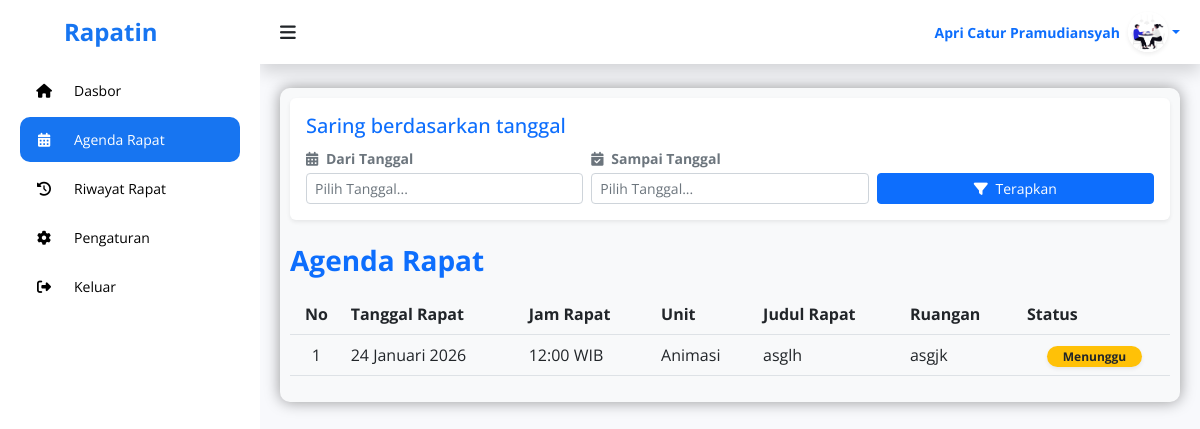
The app's page /peserta/agenda.php (signed in) with its own data.
### tables this page shows
CREATE TABLE `users` (
  `id_user` int NOT NULL,
  `nim` varchar(20) NOT NULL,
  `nama_lengkap` varchar(255) NOT NULL,
  `email` varchar(255) NOT NULL,
  `password` varchar(255) NOT NULL,
  `role` enum('Ketua','Peserta','Admin') NOT NULL,
  `unit_id` int DEFAULT NULL,
  `profile_pic` varchar(255) DEFAULT NULL
);

CREATE TABLE `agenda_rapat` (
  `id_rapat` int NOT NULL,
  `tanggal_rapat` date NOT NULL,
  `jam_rapat` time NOT NULL,
  `judul_rapat` varchar(255) NOT NULL,
  `ruang_rapat` varchar(100) DEFAULT NULL,
  `keterangan` text,
  `notulen_file` varchar(255) DEFAULT NULL,
  `id_unit` int NOT NULL,
  `id_pembuat` int NOT NULL,
  `status` enum('aktif','dibatalkan') DEFAULT 'aktif'
);

CREATE TABLE `unit` (
  `id_unit` int NOT NULL,
  `nama_unit` varchar(255) NOT NULL
);

### peserta/agenda.php (the view, shortened to what this page needs)
<?php
include '../php/koneksi.php';
$id_user = mysqli_real_escape_string($koneksi, $_SESSION['id_user']);
$now_datetime = date('Y-m-d H:i:s');
function tgl_indo($tanggal){
    $bulan = array (1 => 'Januari', 'Februari', 'Maret', 'April', 'Mei', 'Juni', 'Juli', 'Agustus', 'September', 'Oktober', 'November', 'Desember');
    $pecahkan = explode('-', $tanggal);
    return $pecahkan[2] . ' ' . $bulan[ (int)$pecahkan[1] ] . ' ' . $pecahkan[0];
}
$id_user_login = $_SESSION['id_user'];
$sql_user_info = "SELECT nama_lengkap, profile_pic FROM users WHERE id_user = '$id_user_login'";
$q_user_info = mysqli_query($koneksi, $sql_user_info);
$d_user_info = mysqli_fetch_assoc($q_user_info);
$nama_user = $d_user_info['nama_lengkap'] ?? "Dosen/Labor";
$foto_db   = $d_user_info['profile_pic'] ?? null;
$path_foto_target = "../assets/img/profile/" . $foto_db;
$tampilkan_foto = false;
if (!empty($foto_db) && file_exists($path_foto_target)) {
    $tampilkan_foto = true;
}
$words = explode(" ", $nama_user);
$initials = "";
if (count($words) >= 1) {
    $initials .= strtoupper(substr($words[0], 0, 1));
    if (count($words) > 1) {
        $initials .= strtoupper(substr(end($words), 0, 1));
    }
} else {
    $initials = "DL";
}
$tgl_awal  = isset($_POST['tgl_awal']) ? $_POST['tgl_awal'] : null;
$tgl_akhir = isset($_POST['tgl_akhir']) ? $_POST['tgl_akhir'] : null;
$sql_agenda = "
    SELECT
        ar.tanggal_rapat,
        ar.jam_rapat,
        ar.judul_rapat,
        ar.keterangan,
        ar.ruang_rapat,
        ar.status,
        o.nama_unit
    FROM
        agenda_rapat ar
    JOIN
        peserta_rapat pr ON ar.id_rapat = pr.id_rapat
    LEFT JOIN
        unit o ON ar.id_unit = o.id_unit
    WHERE
        pr.id_user = '$id_user'";
$sql_agenda .= " AND (
                    (ar.status = 'dibatalkan' AND CONCAT(ar.tanggal_rapat, ' ', ar.jam_rapat) >= '$now_datetime')
                    OR
                    (ar.status = 'aktif' AND CONCAT(ar.tanggal_rapat, ' ', ar.jam_rapat) >= '$now_datetime')
                 )";
$sql_agenda .= " ORDER BY ar.tanggal_rapat ASC, ar.jam_rapat ASC";
$query_agenda = mysqli_query($koneksi, $sql_agenda);
function get_status_display($db_status, $tanggal, $jam) {
    $datetime_rapat = date('Y-m-d H:i:s', strtotime("$tanggal $jam"));
    $now = date('Y-m-d H:i:s');
    if ($datetime_rapat >= $now) {
        return ['text' => 'Menunggu', 'class' => 'bg-warning text-dark'];
    }
    return ['text' => 'Selesai', 'class' => 'bg-success'];
}
?>
<!DOCTYPE html>
<html lang="en">
  <head>
    <link rel="stylesheet" href="https://cdn.jsdelivr.net/npm/flatpickr/dist/flatpickr.min.css">
    <link rel="stylesheet" href="https://cdnjs.cloudflare.com/ajax/libs/font-awesome/6.4.0/css/all.min.css"/>
    <link rel="stylesheet" href="https://cdn.jsdelivr.net/npm/bootstrap@5.2.3/dist/css/bootstrap.min.css"/>
    <link rel="stylesheet" href="https://cdn.datatables.net/2.3.4/css/dataTables.bootstrap5.css"/>
    <link rel="stylesheet" href="https://cdn.datatables.net/responsive/2.3.4/css/responsive.bootstrap5.min.css"/>
    <link rel="stylesheet" href="../assets/peserta.css" />
    <link rel="stylesheet" href="https://unpkg.com/aos@next/dist/aos.css" />
  </head>
<body>
    <section id="sidebar">
        <a href="../index.html" data-aos="fade-down" class="logo ps-3"><i class='ps-5'></i> Rapatin</a>
        <ul class="side-menu" data-aos="fade-right">
            <li><a href="dashboard.php"><i class="fa-solid fa-home icon"></i> Dasbor</a></li>
            <li><a href="agenda.php" class="active"><i class="fa-solid fa-calendar-days icon"></i> Agenda Rapat</a></li>
            <li><a href="history.php"><i class="fa-solid fa-clock-rotate-left icon"></i> Riwayat Rapat</a></li>
            <li><a href="pengaturan.php"><i class="fa-solid fa-gear icon"></i> Pengaturan</a></li>
            <li><a href="logout.php"><i class="fa-solid fa-right-from-bracket icon"></i> Keluar</a></li>
        </ul>
    </section>
    <section id="content">
		<nav class="atas mb-4 shadow">
            <i data-aos="fade-right" class='fa-solid fa-bars toggle-sidebar'></i>
            <div class="d-flex align-items-center" data-aos="fade-left">
                <div class="dropdown">
                    <a href="#" class="d-flex align-items-center text-decoration-none dropdown-toggle hide-arrow" id="profileDropdown" data-bs-toggle="dropdown" aria-expanded="false">
                        <span class="me-2 d-none d-lg-inline text-gray-600 small fw-bold">
                            <?php echo $nama_user; ?>
                        </span>
                        <?php if ($tampilkan_foto): ?>
                            <img src="../assets/img/profile/<?= $foto_db; ?>"
                                 alt="Profile"
                                 class="rounded-circle object-fit-cover shadow-sm"
                                 style="width: 40px; height: 40px;">
                        <?php else: ?>
                            <div class="img-profile-initials">
                                <?php echo $initials; ?>
                            </div>
                        <?php endif; ?>
                    </a>
                </div>
            </div>
        </nav>
        <main>
            <div data-aos="fade-down" class="rapat bg-light">
                <div class="card border-0 shadow-sm mb-4">
                    <div class="card-body p-3">
                        <h5 class="text-primary">Saring berdasarkan tanggal</h5>
                        <form action="" method="POST">
                            <div class="row align-items-end g-2">
                                <div class="col-md-4">
                                    <label class="form-label small fw-bold text-muted mb-1"><i class="fa-solid fa-calendar-days me-1"></i> Dari Tanggal</label>
                                    <input type="text" name="tgl_awal" class="form-control form-control-sm input-tanggal" value="<?php echo $tgl_awal; ?>" placeholder="Pilih Tanggal..." autocomplete="off">
                                </div>
                                <div class="col-md-4">
                                    <label class="form-label small fw-bold text-muted mb-1"><i class="fa-solid fa-calendar-check me-1"></i> Sampai Tanggal</label>
                                    <input type="text" name="tgl_akhir" class="form-control form-control-sm input-tanggal" value="<?php echo $tgl_akhir; ?>" placeholder="Pilih Tanggal..." autocomplete="off">
                                </div>
                                <div class="col-md-4 d-flex gap-2">
                                    <button type="submit" class="btn btn-primary btn-sm flex-grow-1">
                                        <i class="fa-solid fa-filter me-1"></i> Terapkan
                                    </button>
                                </div>
                            </div>
                        </form>
                    </div>
                </div>
                <div class="d-flex justify-content-between align-items-center mb-3 page-header-mobile">
                    <h2 class="text-primary fw-bold m-0 fs-3">Agenda Rapat</h2>
                </div>
                <table id="tabel-rapat" class="table table-hover nowrap" style="width:100%">
                    <thead>
                        <tr>
                            <th class="text-center">No</th>
                            <th>Tanggal Rapat</th>
                            <th>Jam Rapat</th>
                            <th>Unit</th>
                            <th>Judul Rapat</th>
                            <th>Ruangan</th>
                            <th>Status</th>
                        </tr>
                    </thead>
                    <tbody>
                        <?php
                        $no = 1;
                        if (mysqli_num_rows($query_agenda) > 0) {
                            while ($rapat = mysqli_fetch_assoc($query_agenda)) {
                                $db_status = isset($rapat['status']) ? $rapat['status'] : 'aktif';
                                $status_display = get_status_display($db_status, $rapat['tanggal_rapat'], $rapat['jam_rapat']);
                                $jam_wib = date('H:i', strtotime($rapat['jam_rapat'])) . ' WIB';
                                $row_class = ($db_status == 'dibatalkan') ? 'row-cancelled' : '';
                        ?>
                        <tr class="<?php echo $row_class; ?>">
                            <td class="text-center"><?php echo $no++; ?></td>
                            <td><?php echo htmlspecialchars(tgl_indo($rapat['tanggal_rapat'])); ?></td>
                            <td><?php echo $jam_wib; ?></td>
                            <td><?php echo htmlspecialchars($rapat['nama_unit']); ?></td>
                            <td><?php echo htmlspecialchars($rapat['judul_rapat']); ?></td>
                            <td><?php echo htmlspecialchars($rapat['ruang_rapat']); ?></td>
                            <td class="text-center status-cell">
                                <span class="badge <?php echo $status_display['class']; ?> rounded-pill px-3 shadow-sm">
                                    <?php echo $status_display['text']; ?>
                                </span>
                            </td>
                        </tr>
                        <?php
                            }
                        }
                        ?>
                    </tbody>
                </table>
            </div>
        </main>
    </section>
</body>
</html>

### assets/peserta.css (style rules this page uses)
* { font-family: 'Open Sans', sans-serif; margin: 0; padding: 0; box-sizing: border-box; }
:root { --abu: #f8f9fc; --putih: #fff; --hitam: #000; --biru: #1775F1; --merah: #b23b3b; }
html { overflow-x: hidden; }
body { background: var(--abu); overflow-x: hidden; }
main { width: 100%; padding: 84px 20px 20px 20px; }
a { text-decoration: none; }
li { list-style: none; }
#sidebar { position: fixed; max-width: 260px; width: 100%; background: var(--putih); top: 0; left: 0; height: 100%; overflow-y: auto; scrollbar-width: none; transition: all .3s ease; z-index: 1002; }
#sidebar .logo { font-size: 24px; display: flex; align-items: center; height: 64px; font-weight: 700; color: var(--biru); position: sticky; top: 0; left: 0; z-index: 100; background: var(--putih); transition: all .3s ease; padding: 0 6px; }
#sidebar .icon { min-width: 48px; display: flex; justify-content: center; align-items: center; margin-right: 6px; }
#sidebar .side-menu { padding: 0 20px; transition: all .3s ease; }
#sidebar .side-menu a { display: flex; align-items: center; font-size: 14px; color: var(--hitam); padding: 12px 16px 12px 0; transition: all .3s ease; border-radius: 10px; margin: 4px 0; white-space: nowrap; }
#sidebar .side-menu > li > a.active, #sidebar .side-menu > li > a.active:hover { background: var(--biru); color: var(--putih); }
#content { position: relative; width: calc(100% - 260px); left: 260px; transition: all .3s ease; padding-top: 64px; }
nav.atas { display: flex; justify-content: space-between; align-items: center; }
.atas { background: var(--putih); height: 64px; padding: 0 20px; display: flex; align-items: center; grid-gap: 28px; position: fixed; top: 0; right: 0; width: calc(100% - 260px); z-index: 1000; transition: all .3s ease; }
nav .toggle-sidebar { font-size: 18px; cursor: pointer; position: relative; z-index: 1001; }
main { width: 100%; padding: 24px 20px 20px 20px; }
main .rapat { box-shadow: 0 0 15px 0 rgba(0, 0, 0, 0.4); border-radius: 10px; padding: 10px; }

### records on screen
users: nama_lengkap "Apri Catur Pramudiansyah", profile_pic (picture)
agenda_rapat: tanggal_rapat "24 Januari 2026", jam_rapat "12:00 WIB", id_unit.nama_unit "Animasi", judul_rapat "asglh", ruang_rapat "asgjk", text "Menunggu"
